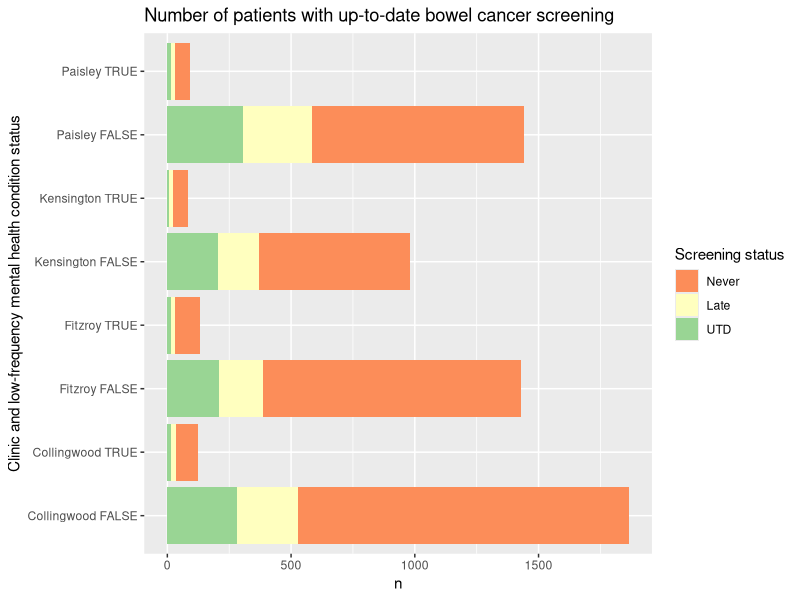
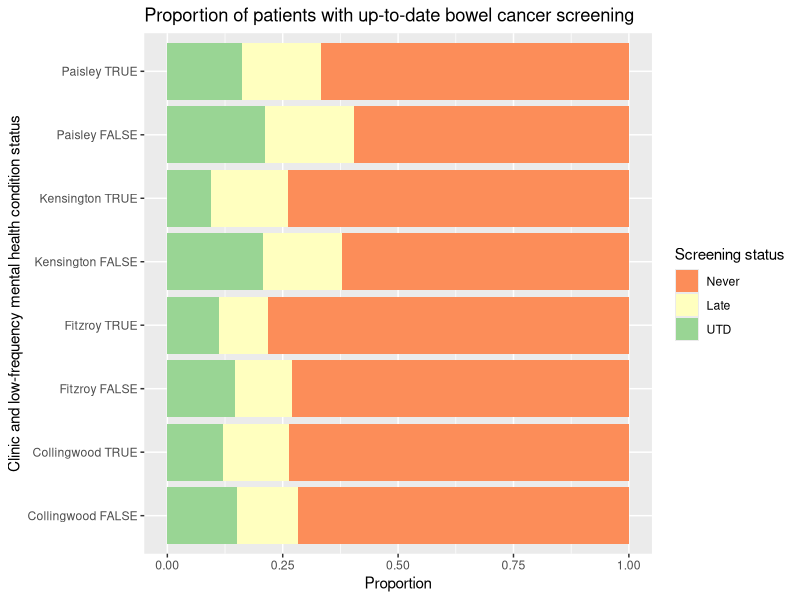
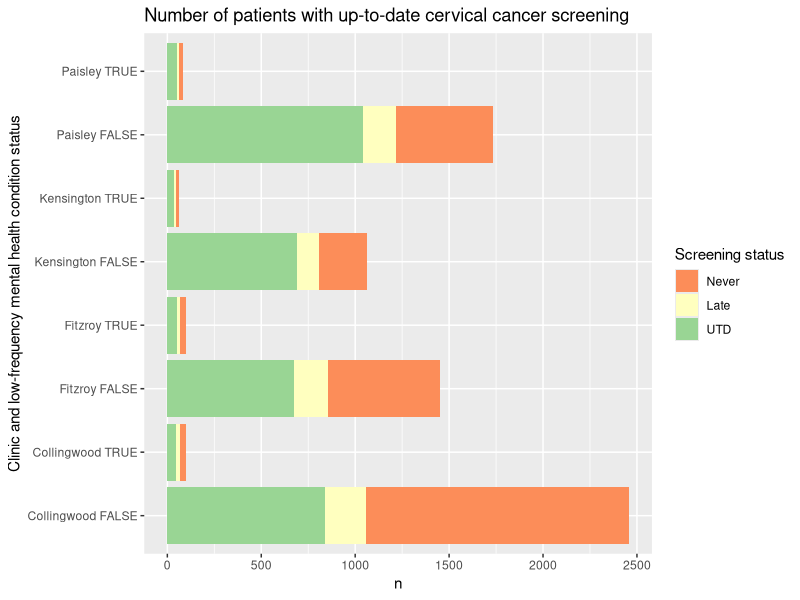
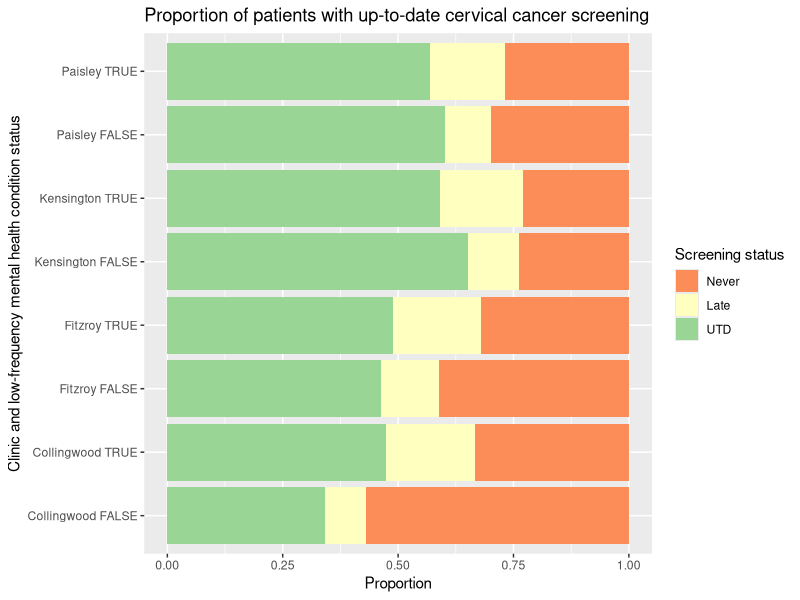

Generate these figures, in order, with R:
## ---- chunk 1
knitr::opts_chunk$set(echo = TRUE)
## ---- chunk 2
library(dplyr)
library(magrittr)
library(ggplot2)
library(RColorBrewer)
## ---- chunk 3
fobt <- data.frame(
  clinic = character(),
  lowfreq = logical(),
  status = character(),
  n = integer()
)

fobt <- fobt %>%
  add_row(clinic = "Kensington", lowfreq = TRUE, status = "UTD", n = 8) %>%
  add_row(clinic = "Kensington", lowfreq = TRUE, status = "Late", n = 2+3+9) %>%
  # the three numbers in 'Late' are actually 2-3, 3-4 and >4 years
  add_row(clinic = "Kensington", lowfreq = TRUE, status = "Never", n = 62) %>%
  add_row(clinic = "Kensington", lowfreq = FALSE, status = "UTD", n = 204) %>%
  add_row(clinic = "Kensington", lowfreq = FALSE, status = "Late", n = 61+22+85) %>%
  add_row(clinic = "Kensington", lowfreq = FALSE, status = "Never", n = 610) %>%
  add_row(clinic = "Paisley", lowfreq = TRUE, status = "UTD", n = 15) %>%
  add_row(clinic = "Paisley", lowfreq = TRUE, status = "Late", n = 5+4+7) %>%
  # the three numbers in 'Late' are actually 2-3, 3-4 and >4 years
  add_row(clinic = "Paisley", lowfreq = TRUE, status = "Never", n = 62) %>%
  add_row(clinic = "Paisley", lowfreq = FALSE, status = "UTD", n = 306) %>%
  add_row(clinic = "Paisley", lowfreq = FALSE, status = "Late", n = 106+46+126) %>%
  add_row(clinic = "Paisley", lowfreq = FALSE, status = "Never", n = 857) %>%
  add_row(clinic = "Collingwood", lowfreq = TRUE, status = "UTD", n = 15) %>%
  add_row(clinic = "Collingwood", lowfreq = TRUE, status = "Late", n = 3+7+8) %>%
  # the three numbers in 'Late' are actually 2-3, 3-4 and >4 years
  add_row(clinic = "Collingwood", lowfreq = TRUE, status = "Never", n = 92) %>%
  add_row(clinic = "Collingwood", lowfreq = FALSE, status = "UTD", n = 282) %>%
  add_row(clinic = "Collingwood", lowfreq = FALSE, status = "Late", n = 74+51+120) %>%
  add_row(clinic = "Collingwood", lowfreq = FALSE, status = "Never", n = 1338) %>%
  add_row(clinic = "Fitzroy", lowfreq = TRUE, status = "UTD", n = 15) %>%
  add_row(clinic = "Fitzroy", lowfreq = TRUE, status = "Late", n = 3+4+7) %>%
  # the three numbers in 'Late' are actually 2-3, 3-4 and >4 years
  add_row(clinic = "Fitzroy", lowfreq = TRUE, status = "Never", n = 104) %>%
  add_row(clinic = "Fitzroy", lowfreq = FALSE, status = "UTD", n = 208) %>%
  add_row(clinic = "Fitzroy", lowfreq = FALSE, status = "Late", n = 62+39+78) %>%
  add_row(clinic = "Fitzroy", lowfreq = FALSE, status = "Never", n = 1042)
## ---- chunk 4
ggplot(
  fobt %>%
    mutate(clinic_group = paste(clinic, lowfreq)),
  aes(
    fill = factor(status, levels = c("Never", "Late", "UTD")),
    y = n, x = clinic_group
  )) +
  scale_fill_brewer(palette = "Spectral") +
  geom_bar(position = "stack", stat = "identity") +
  coord_flip() + 
  ggtitle("Number of patients with up-to-date bowel cancer screening") +
  ylab("n") + xlab("Clinic and low-frequency mental health condition status") +
  guides(fill = guide_legend("Screening status"))

## ---- chunk 5
ggplot(
  fobt %>%
    mutate(clinic_group = paste(clinic, lowfreq)),
  aes(
    fill = factor(status, levels = c("Never", "Late", "UTD")),
    y = n, x = clinic_group
  )) +
  scale_fill_brewer(palette = "Spectral") +
  geom_bar(position = "fill", stat = "identity") +
  coord_flip() + 
  ggtitle("Proportion of patients with up-to-date bowel cancer screening") +
  ylab("Proportion") + xlab("Clinic and low-frequency mental health condition status") +
  guides(fill = guide_legend("Screening status"))

## ---- chunk 6
cst <- data.frame(
  clinic = character(),
  lowfreq = logical(),
  status = character(),
  n = integer()
)

cst <- cst %>%
  add_row(clinic = "Kensington", lowfreq = TRUE, status = "UTD", n = 36) %>%
  add_row(clinic = "Kensington", lowfreq = TRUE, status = "Late", n = 11) %>%
  add_row(clinic = "Kensington", lowfreq = TRUE, status = "Never", n = 14) %>%
  add_row(clinic = "Kensington", lowfreq = FALSE, status = "UTD", n = 692) %>%
  add_row(clinic = "Kensington", lowfreq = FALSE, status = "Late", n = 117) %>%
  add_row(clinic = "Kensington", lowfreq = FALSE, status = "Never", n = 254) %>%
  add_row(clinic = "Paisley", lowfreq = TRUE, status = "UTD", n = 49) %>%
  add_row(clinic = "Paisley", lowfreq = TRUE, status = "Late", n = 14) %>%
  add_row(clinic = "Paisley", lowfreq = TRUE, status = "Never", n = 23) %>%
  add_row(clinic = "Paisley", lowfreq = FALSE, status = "UTD", n = 1043) %>%
  add_row(clinic = "Paisley", lowfreq = FALSE, status = "Late", n = 172) %>%
  add_row(clinic = "Paisley", lowfreq = FALSE, status = "Never", n = 517) %>%
  add_row(clinic = "Collingwood", lowfreq = TRUE, status = "UTD", n = 47) %>%
  add_row(clinic = "Collingwood", lowfreq = TRUE, status = "Late", n = 19) %>%
  add_row(clinic = "Collingwood", lowfreq = TRUE, status = "Never", n = 33) %>%
  add_row(clinic = "Collingwood", lowfreq = FALSE, status = "UTD", n = 840) %>%
  add_row(clinic = "Collingwood", lowfreq = FALSE, status = "Late", n = 218) %>%
  add_row(clinic = "Collingwood", lowfreq = FALSE, status = "Never", n = 1399) %>%
  add_row(clinic = "Fitzroy", lowfreq = TRUE, status = "UTD", n = 49) %>%
  add_row(clinic = "Fitzroy", lowfreq = TRUE, status = "Late", n = 19) %>%
  add_row(clinic = "Fitzroy", lowfreq = TRUE, status = "Never", n = 32) %>%
  add_row(clinic = "Fitzroy", lowfreq = FALSE, status = "UTD", n = 673) %>%
  add_row(clinic = "Fitzroy", lowfreq = FALSE, status = "Late", n = 183) %>%
  add_row(clinic = "Fitzroy", lowfreq = FALSE, status = "Never", n = 597)
## ---- chunk 7
ggplot(
  cst %>%
    mutate(clinic_group = paste(clinic, lowfreq)),
  aes(
    fill = factor(status, levels = c("Never", "Late", "UTD")),
    y = n, x = clinic_group
  )) +
  scale_fill_brewer(palette = "Spectral") +
  geom_bar(position = "stack", stat = "identity") +
  coord_flip() + 
  ggtitle("Number of patients with up-to-date cervical cancer screening") +
  ylab("n") + xlab("Clinic and low-frequency mental health condition status") +
  guides(fill = guide_legend("Screening status"))

## ---- chunk 8
ggplot(
  cst %>%
    mutate(clinic_group = paste(clinic, lowfreq)),
  aes(
    fill = factor(status, levels = c("Never", "Late", "UTD")),
    y = n, x = clinic_group
  )) +
  scale_fill_brewer(palette = "Spectral") +
  geom_bar(position = "fill", stat = "identity") +
  coord_flip() + 
  ggtitle("Proportion of patients with up-to-date cervical cancer screening") +
  ylab("Proportion") + xlab("Clinic and low-frequency mental health condition status") +
  guides(fill = guide_legend("Screening status"))

